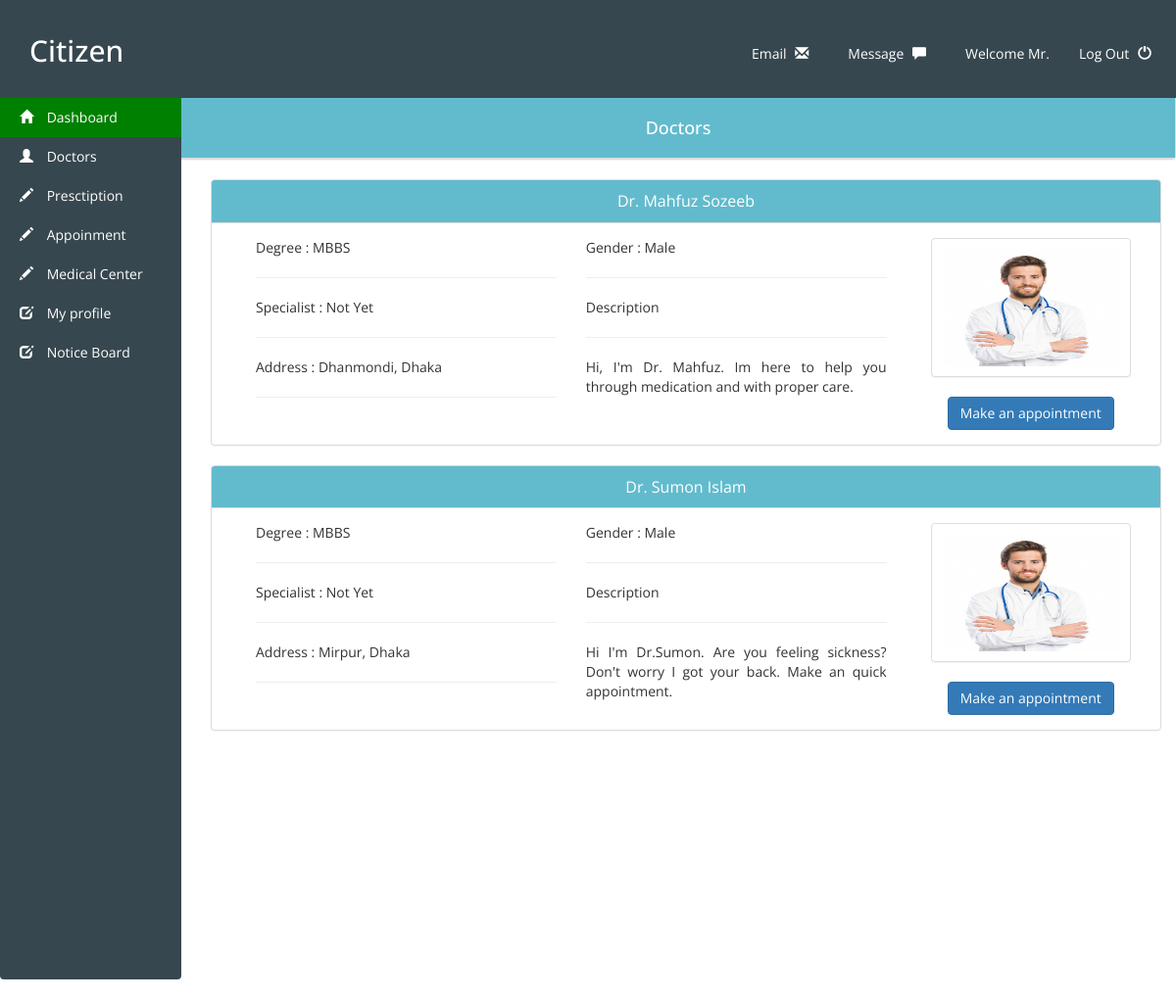
Screenshot of /citizen/shows_doctors.php with the database file from the repository.
### tables this page shows
CREATE TABLE `doctor` (
  `doctor_id` int(11) NOT NULL,
  `first_name` varchar(30) NOT NULL,
  `last_name` varchar(30) NOT NULL,
  `email` varchar(100) NOT NULL,
  `password` varchar(100) NOT NULL,
  `govt_reg_no` varchar(20) NOT NULL,
  `degree` varchar(50) NOT NULL,
  `specialist` varchar(200) NOT NULL,
  `gender` varchar(20) NOT NULL,
  `religion` varchar(30) NOT NULL,
  `blood_group` varchar(10) NOT NULL,
  `address` varchar(500) NOT NULL,
  `mobile` varchar(20) NOT NULL,
  `national_id` varchar(50) NOT NULL,
  `nationality` varchar(20) NOT NULL,
  `description` varchar(1000) NOT NULL,
  `habit` varchar(500) NOT NULL,
  `age` int(5) NOT NULL
);

### library/connectdb.php (called while the page is built, shortened)
<?php
class Connection
{
   public  $servername="localhost";
   public  $username="root";
   public  $pass="";
   public  $db_name="emedicare";
   public function __construct()
   {
          $this->cn=new mysqli($this->servername,$this->username,$this->pass,$this->db_name);
   }
}
?>

### citizen/shows_doctors.php (the view, shortened to what this page needs)
	<?php
	include("../library/connectdb.php");
	include ("../citizen/citizen.php");
	$run = new connection();
	$query = "SELECT * FROM doctor";
	$doctor = $run->cn->query($query);
	echo "<div class='panel panel-default'>";
		echo "<div class='panel-heading text-center doctitle'>";
			echo "<h4>Doctors</h4>";
		echo "</div>";
	echo "</div>";
	while($row = $doctor->fetch_assoc())
	{
			echo "<div class='col-md-10 font'>";
					echo "<div class='panel panel-default'>";
			echo '
					<div class="panel-heading doctitle text-center">
						Dr. '.$row['first_name']." ".$row['last_name'].'
					</div>
			';
				echo "<div class='panel-body '>";
					echo "<div class='col-md-9'> ";
							echo "<div class='col-md-6'>";
								echo "Degree : ".$row['degree']."<hr/>";
								echo "Specialist : ".$row['specialist']."<hr/>";
								echo "Address : ".$row['address']."<hr/>";
							echo "</div>";
							echo "<div class='col-md-6'>";
								echo "Gender : ".$row['gender']."<hr>";
								echo "Description"."<hr/>";
								echo "<div class='text-justify'>".$row['description']."</div>";
							echo "</div>";
					echo "</div>";
					echo "<div class='col-md-3'> ";
							echo "<div class='panel panel-default img-padding'>";
								echo "<div class='panel-body img-padding'>";
									echo "<div > ";
											echo "<img class='img-round' src='../img/doctor/doc.jpg'/ width='100%' height='120px'>";
									echo "</div>";
								echo "</div>";
							echo "</div>";
							echo "<div class='text-center'> <a class='btn btn-primary' href='".$row['doctor_id']."'> Make an appointment </a></div>";
					echo "</div>";
				echo "</div>";
			echo "</div>";
			echo "</div>";
	}
?>

### css/style.css (style rules this page uses)
body { width: 100%; height: 100%; overflow-y: scroll; font-family: 'Open Sans', sans-serif; }
.img-padding { padding: 5px !important; }
.doctitle { background: #62BBCD !important; font-size: 16px !important; color: white !important; }
.font { color: !important; }

### rows the page displays
doctor: first_name "Mahfuz", last_name "Sozeeb", degree "MBBS", specialist "Not Yet", address "Dhanmondi, Dhaka", gender "Male", description "Hi, I'm Dr. Mahfuz. Im here to help you through medication and with proper care."
doctor: first_name "Sumon", last_name "Islam", degree "MBBS", specialist "Not Yet", address "Mirpur, Dhaka", gender "Male", description "Hi I'm Dr.Sumon. Are you feeling sickness? Don't worry I got your back. Make an quick appointment."
